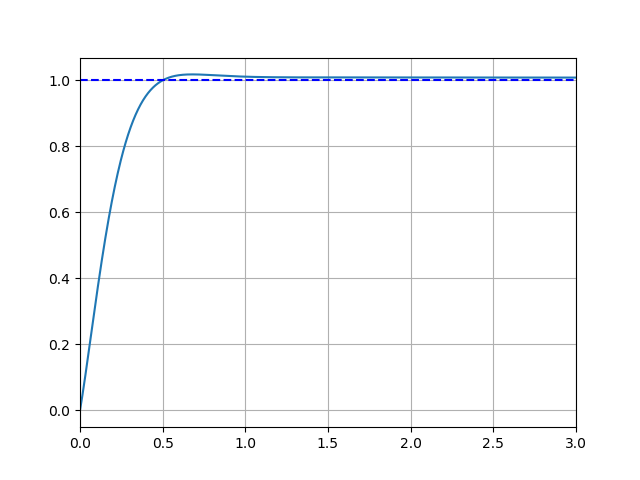

Recreate this plot in Python.
#------------------------------------------------------------
#   coding:utf-8
#------------------------------------------------------------
#    Updata History
#    December  27  07:00, 2018 (Thu) by S.Iwamaru
#------------------------------------------------------------
#
#    PID制御
#
#------------------------------------------------------------
from control.matlab import *
import matplotlib.pyplot as plt
import numpy as np

def main():
	#  パラメータ
	Kp = 0.6   #  比例
	Ki = 0.03  #  積分
	Kd = 0.03  #  微分

	num = [Kd, Kp, Ki]
	den = [1, 0]
	K = tf(num, den)

	#  制御対象
	Kt = 1
	J = 0.01
	C = 0.1
	num = [Kt]
	den = [J, C, 0]
	G = tf(num, den)

	#  フィードバックループ
	sys = feedback(K*G, 1)
	t = np.linspace(0, 3, 1000)
	y, T = step(sys, t)
	plt.plot(T, y)
	plt.grid()
	plt.axhline(1, color="b", linestyle="--")
	plt.xlim(0, 3)
	
	plt.show()

if __name__ == '__main__':
	main()
